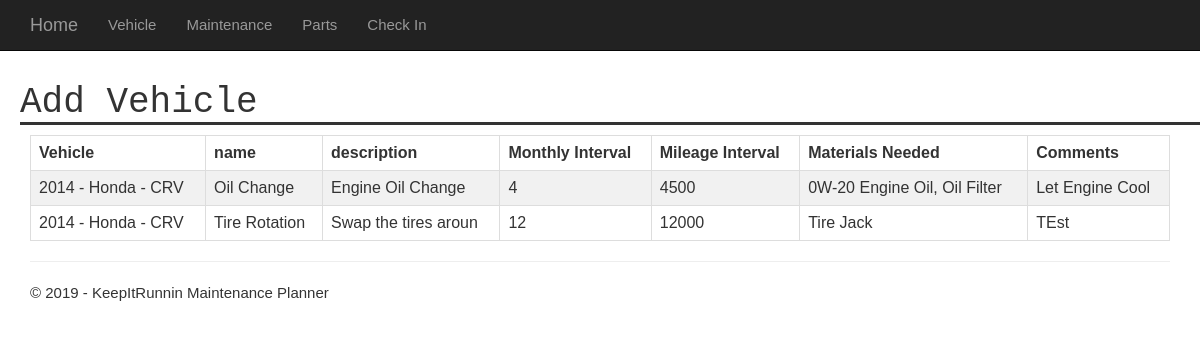
Before: /maintenance/view/ with the older database file.
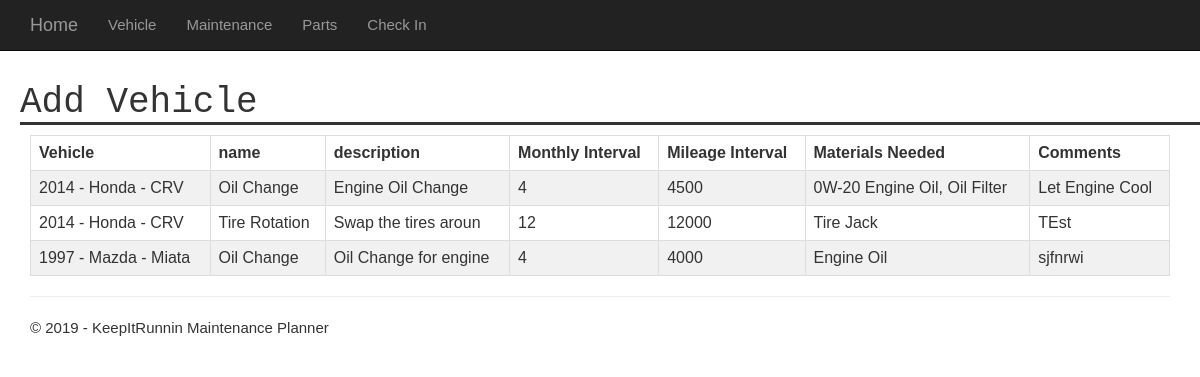
After: the same page with the newer database file.
### app/models.py (models this page shows, shortened)
class Maintenance(models.Model):
    vehicle = models.ForeignKey(Vehicle, on_delete=models.CASCADE)
    name = models.CharField(max_length=100)
    description = models.CharField(max_length=100)
    months = models.IntegerField(max_length=None)
    miles = models.IntegerField(max_length=None)
    materials = models.CharField(max_length=250)
    comments = models.CharField(max_length=250)

class Vehicle(models.Model):
    year = models.IntegerField(max_length=None)
    make = models.CharField(max_length=100)
    model = models.CharField(max_length=100)
    trim = models.CharField(max_length=100)
    mileage = models.IntegerField(max_length=None)
    email = models.CharField(max_length=100)
    phone = models.CharField(max_length=15)
    vehicle_creation = models.DateTimeField(auto_now_add=True)
    def __str__(self):
        return str(self.year) + ' - ' + self.make + ' - ' + self.model

### app/views.py (the view)
# urls.py: path('maintenance/view/', app.views.viewMaint, name='viewMaint'),
def viewMaint(request):
    maintenance = Maintenance.objects.all()
    assert isinstance(request, HttpRequest)
    return render(
        request,
        'app/viewMaint.html',
        {
            'title':'Add Vehicle',
            'year':datetime.now().year,
            'maintenance': maintenance
        }
    )

### app/templates/app/viewMaint.html
{% extends "app/layout.html" %}
{% block content %}
<div>
	<table id="schedulMaint2">
	  <tr>
        <th>Vehicle</th>
		<th>name</th>
		<th>description</th>
		<th>Monthly Interval</th>
		<th>Mileage Interval</th>
		<th>Materials Needed</th>
		<th>Comments</th>
	  </tr>
      {% for each in maintenance %}
	      <tr>
            <td>{{each.vehicle}}</td>
            <td>{{each.name}}</td>
            <td>{{each.description}}</td>
            <td>{{each.months}}</td>
            <td>{{each.miles}}</td>
            <td>{{each.materials}}</td>
            <td>{{each.comments}}</td>
	      </tr>
      {% endfor %}
	</table>
</div>
{% endblock %}

Changed rows visible on the page:
added Maintenance: vehicle "1997 - Mazda - Miata", name "Oil Change", description "Oil Change for engine", months "4", miles "4000", materials "Engine Oil", comments "sjfnrwi"
